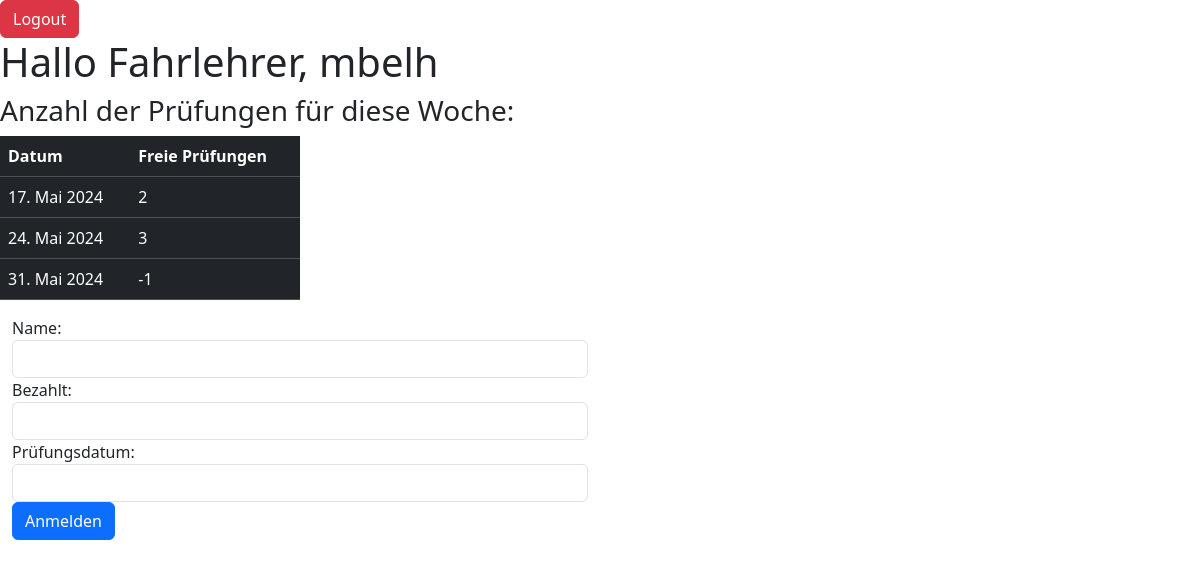
The app's page /home/ (signed in), older data.
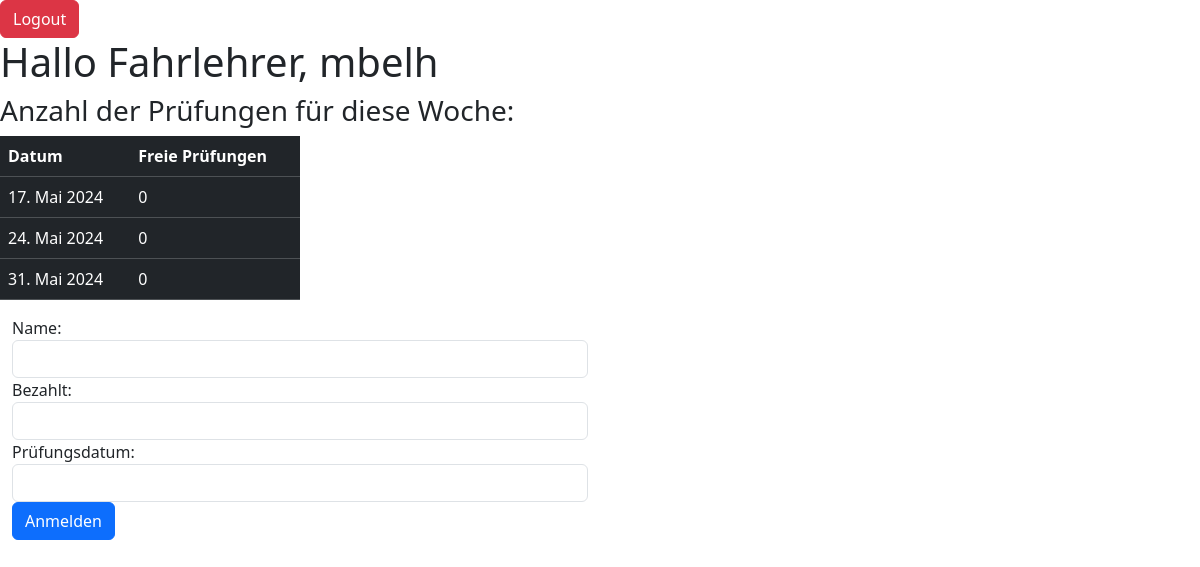
The same page, newer data.
### fahrschulemanager_fullstack/models.py (models this page shows, shortened)
class Events(models.Model):
    date=models.DateField(blank=False, null=False)
    text_event=models.BigIntegerField(null=False, blank=False)

### fahrschulemanager_fullstack/views.py (the view, shortened to what this page needs)
# urls.py: 2. Add a URL to urlpatterns:  path('', views.home, name='home')
@csrf_exempt
def home(request):
    form = Pruefung()
    prftexterr = ""
    pruefung = Events.objects.all()
    anzahl_prf = Events.objects.all()
    prueflinge = Prüflinge.objects.all()
    prfl = [p.name for p in prueflinge]
    if request.method == "POST" and 'logout' in request.POST:
        logout(request)
        return redirect("/")
    context = {
        "pruefung": pruefung,
        "form": form,
        "prftexterr": prftexterr,
    }
    return render(request, "home.html", context)

### fahrschulemanager_fullstack/forms.py
class Pruefung(forms.ModelForm):
    class Meta:
        model = Prüflinge
        fields = "__all__"
        widgets = {
            "name": forms.TextInput(attrs={'class': 'form-control'}),
            "bezahlt": forms.TextInput(attrs={'class': 'form-control'}),
            "prüfungsdatum": forms.DateInput(attrs={'class': 'form-control'}, format='%d.%m.%Y')
        }

### fahrschulemanager_fullstack/templates/home.html (shortened to what this page needs)
<!DOCTYPE html>
<html lang="en">
    {%load static%}
<head>
    <link href="https://cdn.jsdelivr.net/npm/bootstrap@5.3.3/dist/css/bootstrap.min.css" rel="stylesheet">
</head>
<body>
{% if user.is_authenticated %}
    <div class="col-12 col-sm-6">
        <div class="logo-container">
            <div>
                <form action="" method="post">
                    <button class="btn btn-danger" type="submit" name="logout">Logout</button>
                </form>
            </div>
            <h1> Hallo Fahrlehrer, {{user.username}}</h1>
            <h3> Anzahl der Prüfungen für diese Woche:</h3>
            <div class="col-md-6">
                    <table class="table table-dark">
                        <tr>
                            <th scope="col">Datum</th>
                            <th scope="col">Freie Prüfungen</th>
                        </tr>
                        {% for item in pruefung %}
                        <tr>
                            <td>{{ item.date }}</td>
                            <td>{{ item.text_event }}</td>
                        </tr>
                        {% endfor %}
                    </table>
            </div>
        </div>
    <div class="container">
        <form action="" id="form" method="POST">
             <span>Name</span>: {{form.name}}
            <span>Bezahlt</span>: {{form.bezahlt}}
            <span>Prüfungsdatum</span>: {{form.prüfungsdatum}}
            <button type="submit" class="btn btn-primary" name="anmelden">Anmelden</button>
        </form>
    </div>
    {% else %}
    <div>
        <h1>Kein Zugriff oder bist Abgemeldet</h1>
        <a href="/">Zurück zum Login</a>
    </div>
</div>
{% endif %}
</body>
</body>
</html>

Row changes from the older to the newer data that the page shows:
changed Events "17. Mai 2024": text_event "2" → "0"
changed Events "24. Mai 2024": text_event "3" → "0"
changed Events "31. Mai 2024": text_event "-1" → "0"
